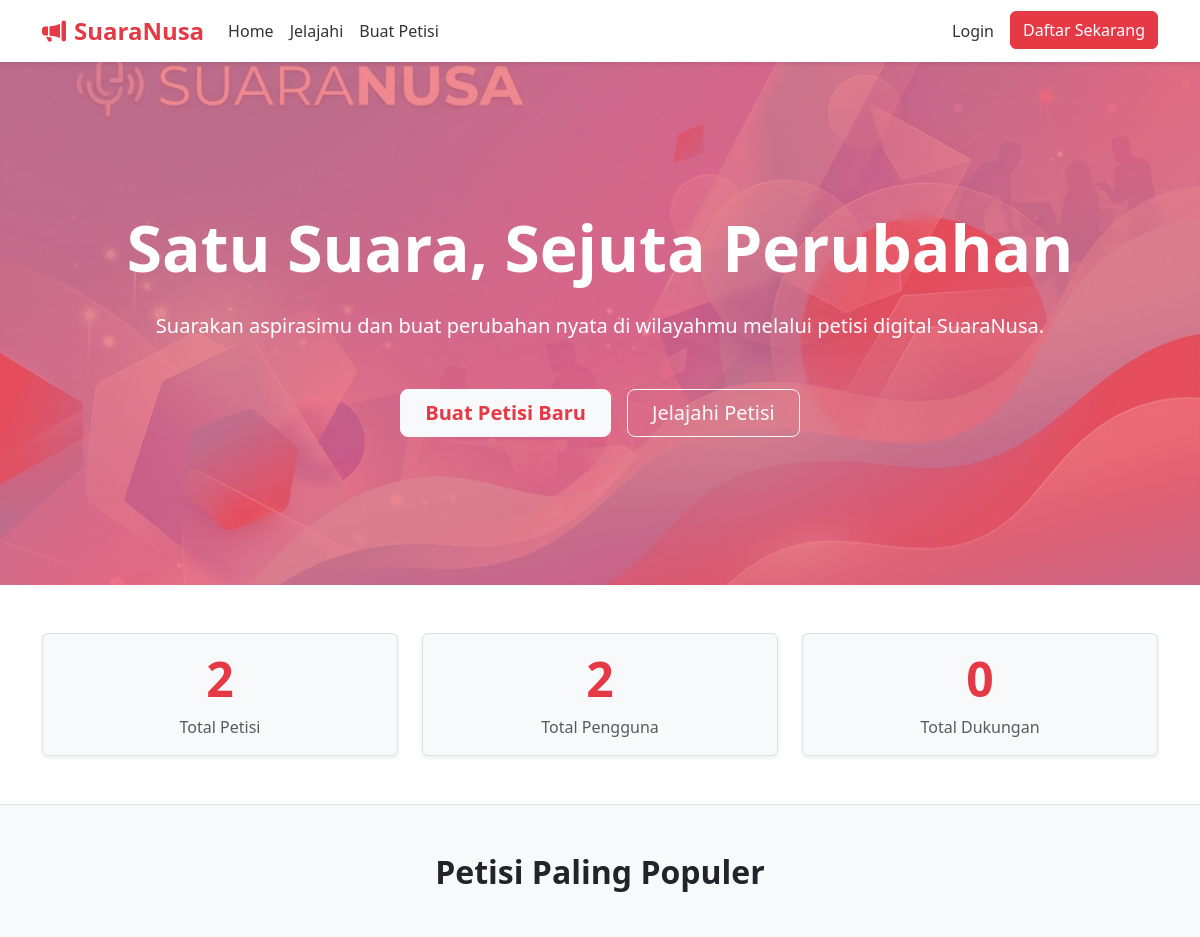
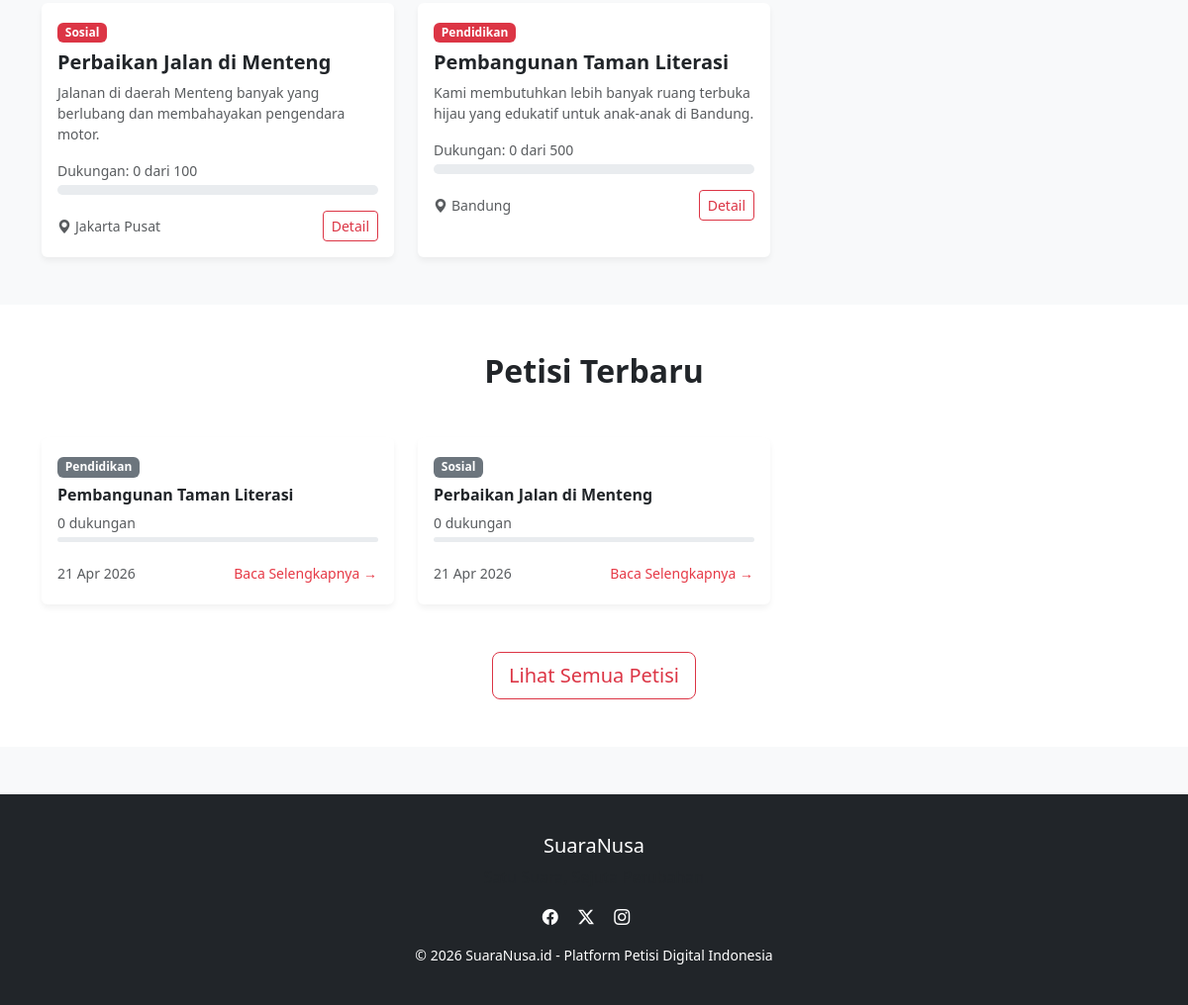
The page / on the database its author committed (2 pictures, top to bottom).
### petitions/models.py (models this page shows, shortened)
class Petition(models.Model):
    CATEGORY_CHOICES = [
        ('sosial', 'Sosial'),
        ('pendidikan', 'Pendidikan'),
        ('lingkungan', 'Lingkungan'),
        ('kesehatan', 'Kesehatan'),
        ('politik', 'Politik'),
        ('ekonomi', 'Ekonomi'),
        ('lainnya', 'Lainnya'),
    ]
    STATUS_CHOICES = [
        ('aktif', 'Aktif'),
        ('selesai', 'Selesai'),
    ]
    author = models.ForeignKey(User, on_delete=models.CASCADE, related_name='petitions')
    title = models.CharField(max_length=200)
    image = models.ImageField(upload_to='petitions/', blank=True, null=True)
    description = models.TextField()
    category = models.CharField(max_length=20, choices=CATEGORY_CHOICES)
    city = models.ForeignKey(City, on_delete=models.CASCADE, related_name='petitions')
    target_support = models.PositiveIntegerField()
    status = models.CharField(max_length=10, choices=STATUS_CHOICES, default='aktif')
    created_at = models.DateTimeField(auto_now_add=True)
    updated_at = models.DateTimeField(auto_now=True)
    @property
    def support_count(self):
        return self.supports.count()
    @property
    def progress_percentage(self):
        if self.target_support == 0:
            return 0
        percentage = (self.support_count / self.target_support) * 100
        return min(round(percentage, 1), 100)
    def get_absolute_url(self):
        return reverse('petition_detail', kwargs={'pk': self.pk})

class City(models.Model):
    province = models.ForeignKey(Province, on_delete=models.CASCADE, related_name='cities')
    name = models.CharField(max_length=100)

### petitions/views.py (the view)
# urls.py: path('', views.home, name='home'),
def home(request):
    total_petitions = Petition.objects.count()
    total_users = User.objects.count()
    total_supports = Support.objects.count()
    popular_petitions = Petition.objects.annotate(
        support_count_val=Count('supports')
    ).order_by('-support_count_val')[:3]
    recent_petitions = Petition.objects.order_by('-created_at')[:6]
    context = {
        'total_petitions': total_petitions,
        'total_users': total_users,
        'total_supports': total_supports,
        'popular_petitions': popular_petitions,
        'recent_petitions': recent_petitions,
    }
    return render(request, 'petitions/home.html', context)

### petitions/templates/petitions/home.html (shortened to what this page needs)
{% extends 'petitions/base.html' %}
{% block content %}
<header class="hero-section text-center">
    <div class="container py-5">
        <h1 class="display-3 fw-bold mb-4">Satu Suara, Sejuta Perubahan</h1>
        <p class="lead mb-5">Suarakan aspirasimu dan buat perubahan nyata di wilayahmu melalui petisi digital SuaraNusa.</p>
        <div class="d-grid gap-3 d-sm-flex justify-content-sm-center">
            <a href="{% url 'petition_create' %}" class="btn btn-light btn-lg px-4 gap-3 text-red fw-bold">Buat Petisi Baru</a>
            <a href="{% url 'petition_list' %}" class="btn btn-outline-light btn-lg px-4">Jelajahi Petisi</a>
        </div>
    </div>
</header>
<section class="py-5 bg-white border-bottom">
    <div class="container">
        <div class="row text-center g-4">
            <div class="col-md-4">
                <div class="p-3 border rounded shadow-sm bg-light">
                    <h2 class="display-5 fw-bold text-red">{{ total_petitions }}</h2>
                    <p class="text-muted mb-0">Total Petisi</p>
                </div>
            </div>
            <div class="col-md-4">
                <div class="p-3 border rounded shadow-sm bg-light">
                    <h2 class="display-5 fw-bold text-red">{{ total_users }}</h2>
                    <p class="text-muted mb-0">Total Pengguna</p>
                </div>
            </div>
            <div class="col-md-4">
                <div class="p-3 border rounded shadow-sm bg-light">
                    <h2 class="display-5 fw-bold text-red">{{ total_supports }}</h2>
                    <p class="text-muted mb-0">Total Dukungan</p>
                </div>
            </div>
        </div>
    </div>
</section>
<section class="py-5 bg-light">
    <div class="container">
        <h2 class="text-center mb-5 fw-bold">Petisi Paling Populer</h2>
        <div class="row g-4">
            {% for petition in popular_petitions %}
                <div class="col-md-4">
                    <div class="card h-100">
                        <div class="card-body">
                            <span class="badge bg-danger mb-2">{{ petition.get_category_display }}</span>
                            <h5 class="card-title fw-bold">{{ petition.title }}</h5>
                            <p class="card-text text-muted small">{{ petition.description|truncatewords:20 }}</p>
                            <div class="mb-3">
                                <small class="text-muted d-block mb-1">Dukungan: {{ petition.support_count }} dari {{ petition.target_support }}</small>
                                <div class="progress" style="height: 10px;">
                                </div>
                            </div>
                            <div class="d-flex justify-content-between align-items-center">
                                <small class="text-muted"><i class="bi bi-geo-alt-fill me-1"></i>{{ petition.city.name }}</small>
                                <a href="{{ petition.get_absolute_url }}" class="btn btn-sm btn-outline-danger">Detail</a>
                            </div>
                        </div>
                    </div>
                </div>
            {% empty %}
                <div class="col-12 text-center py-5">
                    <p class="text-muted">Belum ada petisi populer.</p>
                </div>
            {% endfor %}
        </div>
    </div>
</section>
<section class="py-5 bg-white">
    <div class="container">
        <h2 class="text-center mb-5 fw-bold">Petisi Terbaru</h2>
        <div class="row g-4">
            {% for petition in recent_petitions %}
                <div class="col-md-4">
                    <div class="card h-100">
                        <div class="card-body">
                            <span class="badge bg-secondary mb-2">{{ petition.get_category_display }}</span>
                            <h5 class="card-title fw-bold h6">{{ petition.title }}</h5>
                            <div class="mb-3">
                                <small class="text-muted d-block mb-1">{{ petition.support_count }} dukungan</small>
                                <div class="progress" style="height: 5px;">
                                </div>
                            </div>
                            <div class="d-flex justify-content-between align-items-center">
                                <small class="text-muted small">{{ petition.created_at|date:"d M Y" }}</small>
                                <a href="{{ petition.get_absolute_url }}" class="btn btn-sm btn-link text-red text-decoration-none px-0">Baca Selengkapnya &rarr;</a>
                            </div>
                        </div>
                    </div>
                </div>
            {% empty %}
                <div class="col-12 text-center py-5">
                    <p class="text-muted">Belum ada petisi terbaru.</p>
                </div>
            {% endfor %}
        </div>
        <div class="text-center mt-5">
            <a href="{% url 'petition_list' %}" class="btn btn-outline-danger btn-lg">Lihat Semua Petisi</a>
        </div>
    </div>
</section>
{% endblock %}

### petitions/templates/petitions/base.html (shortened to what this page needs)
{% load static %}
<!DOCTYPE html>
<html lang="id">
<head>
    <link href="https://cdn.jsdelivr.net/npm/bootstrap@5.3.0/dist/css/bootstrap.min.css" rel="stylesheet">
    <link rel="stylesheet" href="https://cdn.jsdelivr.net/npm/bootstrap-icons@1.11.0/font/bootstrap-icons.css">
</head>
<body>
    <nav class="navbar navbar-expand-lg sticky-top">
        <div class="container">
            <a class="navbar-brand" href="{% url 'home' %}">
                <i class="bi bi-megaphone-fill me-2"></i>SuaraNusa
            </a>
            <div class="collapse navbar-collapse" id="navbarNav">
                <ul class="navbar-nav me-auto">
                    <li class="nav-item">
                        <a class="nav-link" href="{% url 'home' %}">Home</a>
                    </li>
                    <li class="nav-item">
                        <a class="nav-link" href="{% url 'petition_list' %}">Jelajahi</a>
                    </li>
                    <li class="nav-item">
                        <a class="nav-link" href="{% url 'petition_create' %}">Buat Petisi</a>
                    </li>
                </ul>
                <ul class="navbar-nav">
                    {% if user.is_authenticated %}
                        <li class="nav-item dropdown">
                            <a class="nav-link dropdown-toggle" href="#" role="button" data-bs-toggle="dropdown">
                                <i class="bi bi-person-circle me-1"></i>{{ user.username }}
                            </a>
                            <ul class="dropdown-menu dropdown-menu-end">
                                <li><hr class="dropdown-divider"></li>
                                <li>
                                    <form action="{% url 'logout' %}" method="post">
                                        {% csrf_token %}
                                        <button type="submit" class="dropdown-item">Logout</button>
                                    </form>
                                </li>
                            </ul>
                        </li>
                    {% else %}
                        <li class="nav-item">
                            <a class="nav-link" href="{% url 'login' %}">Login</a>
                        </li>
                        <li class="nav-item ms-lg-2">
                            <a class="btn btn-primary" href="{% url 'register' %}">Daftar Sekarang</a>
                        </li>
                    {% endif %}
                </ul>
            </div>
        </div>
    </nav>
    <main>
        {% block content %}{% endblock %}
    </main>
    <footer class="mt-5">
        <div class="container text-center">
            <h5>SuaraNusa</h5>
            <p class="text-muted">Satu Suara, Sejuta Perubahan</p>
            <div class="mb-3">
                <a href="#" class="text-white me-3"><i class="bi bi-facebook"></i></a>
                <a href="#" class="text-white me-3"><i class="bi bi-twitter-x"></i></a>
                <a href="#" class="text-white me-3"><i class="bi bi-instagram"></i></a>
            </div>
            <p class="small mb-0">&copy; 2026 SuaraNusa.id - Platform Petisi Digital Indonesia</p>
        </div>
    </footer>
</body>
</html>

### rows shown on the page
Petition: category "Sosial", title "Perbaikan Jalan di Menteng", description "Jalanan di daerah Menteng banyak yang berlubang dan membahayakan pengendara motor.", support_count "0", target_support "100", city.name "Jakarta Pusat", created_at "21 Apr 2026"
Petition: category "Pendidikan", title "Pembangunan Taman Literasi", description "Kami membutuhkan lebih banyak ruang terbuka hijau yang edukatif untuk anak-anak di Bandung.", support_count "0", target_support "500", city.name "Bandung", created_at "21 Apr 2026"

### other values the page prints
{{ total_petitions }} "2"
{{ total_users }} "2"
{{ total_supports }} "0"
